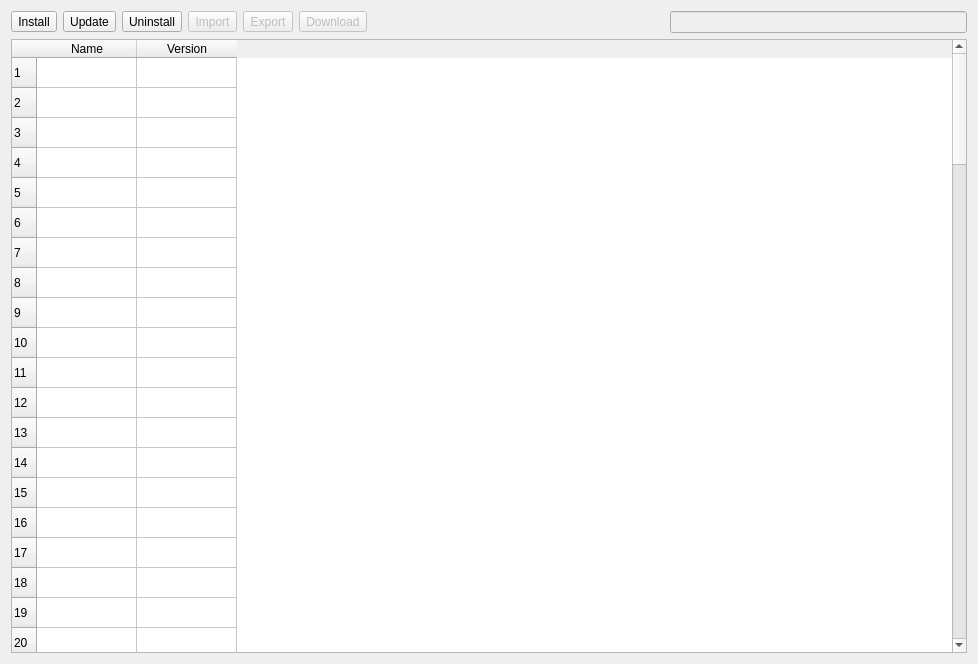
<?xml version="1.0" encoding="UTF-8"?>
<ui version="4.0">
 <class>Form</class>
 <widget class="QWidget" name="Form">
  <property name="geometry">
   <rect>
    <x>0</x>
    <y>0</y>
    <width>978</width>
    <height>664</height>
   </rect>
  </property>
  <property name="windowTitle">
   <string>Package Manager</string>
  </property>
  <layout class="QVBoxLayout" name="verticalLayout">
   <item>
    <layout class="QHBoxLayout" name="horizontalLayout">
     <item>
      <widget class="QToolButton" name="toolButton_install">
       <property name="enabled">
        <bool>true</bool>
       </property>
       <property name="text">
        <string>Install</string>
       </property>
      </widget>
     </item>
     <item>
      <widget class="QToolButton" name="toolButton_update">
       <property name="enabled">
        <bool>true</bool>
       </property>
       <property name="text">
        <string>Update</string>
       </property>
      </widget>
     </item>
     <item>
      <widget class="QToolButton" name="toolButton_uninstall">
       <property name="enabled">
        <bool>true</bool>
       </property>
       <property name="text">
        <string>Uninstall</string>
       </property>
      </widget>
     </item>
     <item>
      <widget class="QToolButton" name="toolButton_install_requirements">
       <property name="enabled">
        <bool>false</bool>
       </property>
       <property name="text">
        <string>Import</string>
       </property>
      </widget>
     </item>
     <item>
      <widget class="QToolButton" name="toolButton_freeze_requirements">
       <property name="enabled">
        <bool>false</bool>
       </property>
       <property name="text">
        <string>Export</string>
       </property>
      </widget>
     </item>
     <item>
      <widget class="QToolButton" name="toolButton_downloan">
       <property name="enabled">
        <bool>false</bool>
       </property>
       <property name="text">
        <string>Download</string>
       </property>
      </widget>
     </item>
     <item>
      <spacer name="horizontalSpacer">
       <property name="orientation">
        <enum>Qt::Horizontal</enum>
       </property>
       <property name="sizeHint" stdset="0">
        <size>
         <width>40</width>
         <height>20</height>
        </size>
       </property>
      </spacer>
     </item>
     <item>
      <widget class="QLineEdit" name="lineEdit">
       <property name="enabled">
        <bool>false</bool>
       </property>
      </widget>
     </item>
    </layout>
   </item>
   <item>
    <widget class="QTableWidget" name="tableWidget">
     <property name="rowCount">
      <number>100</number>
     </property>
     <attribute name="horizontalHeaderCascadingSectionResizes">
      <bool>false</bool>
     </attribute>
     <attribute name="horizontalHeaderShowSortIndicator" stdset="0">
      <bool>false</bool>
     </attribute>
     <attribute name="horizontalHeaderStretchLastSection">
      <bool>false</bool>
     </attribute>
     <row/>
     <row/>
     <row/>
     <row/>
     <row/>
     <row/>
     <row/>
     <row/>
     <row/>
     <row/>
     <row/>
     <row/>
     <row/>
     <row/>
     <row/>
     <row/>
     <row/>
     <row/>
     <row/>
     <row/>
     <row/>
     <row/>
     <row/>
     <row/>
     <row/>
     <row/>
     <row/>
     <row/>
     <row/>
     <row/>
     <row/>
     <row/>
     <row/>
     <row/>
     <row/>
     <row/>
     <row/>
     <row/>
     <row/>
     <row/>
     <row/>
     <row/>
     <row/>
     <row/>
     <row/>
     <row/>
     <row/>
     <row/>
     <row/>
     <row/>
     <row/>
     <row/>
     <row/>
     <row/>
     <row/>
     <row/>
     <row/>
     <row/>
     <row/>
     <row/>
     <row/>
     <row/>
     <row/>
     <row/>
     <row/>
     <row/>
     <row/>
     <row/>
     <row/>
     <row/>
     <row/>
     <row/>
     <row/>
     <row/>
     <row/>
     <row/>
     <row/>
     <row/>
     <row/>
     <row/>
     <row/>
     <row/>
     <row/>
     <row/>
     <row/>
     <row/>
     <row/>
     <row/>
     <row/>
     <row/>
     <row/>
     <row/>
     <row/>
     <row/>
     <row/>
     <row/>
     <row/>
     <row/>
     <row/>
     <row/>
     <column>
      <property name="text">
       <string>Name</string>
      </property>
     </column>
     <column>
      <property name="text">
       <string>Version</string>
      </property>
     </column>
    </widget>
   </item>
  </layout>
 </widget>
 <resources/>
 <connections/>
</ui>
